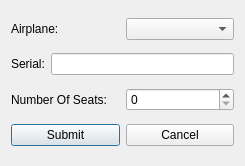
<?xml version="1.0" encoding="UTF-8"?>
<ui version="4.0">
 <class>AddAirplaneDialog</class>
 <widget class="QDialog" name="AddAirplaneDialog">
  <property name="geometry">
   <rect>
    <x>0</x>
    <y>0</y>
    <width>245</width>
    <height>166</height>
   </rect>
  </property>
  <property name="windowTitle">
   <string>Dialog</string>
  </property>
  <layout class="QVBoxLayout" name="verticalLayout">
   <item>
    <layout class="QHBoxLayout" name="horizontalLayout_2">
     <item>
      <widget class="QLabel" name="lblAirline">
       <property name="text">
        <string>Airplane:</string>
       </property>
      </widget>
     </item>
     <item>
      <widget class="QComboBox" name="comboAirline"/>
     </item>
    </layout>
   </item>
   <item>
    <layout class="QHBoxLayout" name="horizontalLayout">
     <item>
      <widget class="QLabel" name="lblSerial">
       <property name="text">
        <string>Serial:</string>
       </property>
      </widget>
     </item>
     <item>
      <widget class="QLineEdit" name="txtSerial"/>
     </item>
    </layout>
   </item>
   <item>
    <layout class="QHBoxLayout" name="horizontalLayout_3">
     <item>
      <widget class="QLabel" name="lblNumOfSeats">
       <property name="text">
        <string>Number Of Seats:</string>
       </property>
      </widget>
     </item>
     <item>
      <widget class="QSpinBox" name="spnNumOfSeats"/>
     </item>
    </layout>
   </item>
   <item>
    <layout class="QHBoxLayout" name="horizontalLayout_4">
     <item>
      <widget class="QPushButton" name="btnSubmit">
       <property name="text">
        <string>Submit</string>
       </property>
      </widget>
     </item>
     <item>
      <widget class="QPushButton" name="btnCancel">
       <property name="text">
        <string>Cancel</string>
       </property>
      </widget>
     </item>
    </layout>
   </item>
  </layout>
 </widget>
 <resources/>
 <connections/>
</ui>
